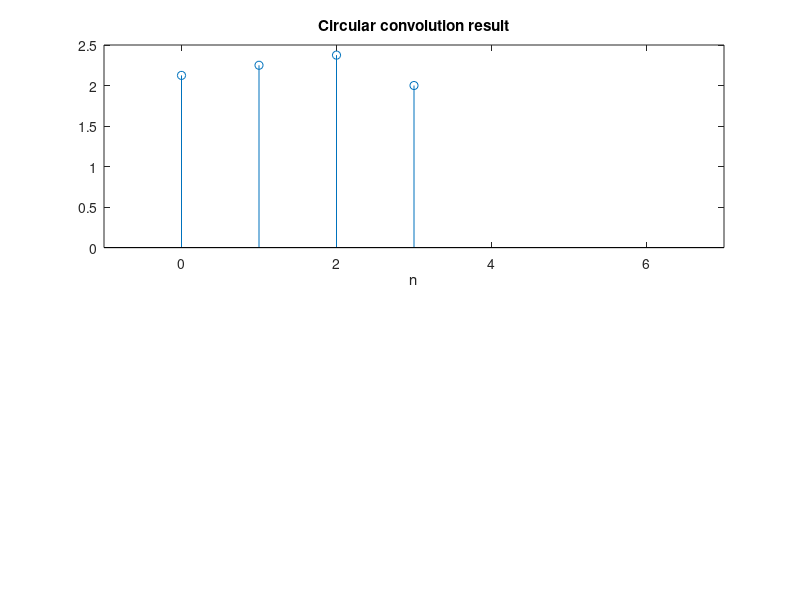

Reproduce this figure in MATLAB. (Note: this script raises an error after producing the figure.)
clear all;
close all;

%a See slide 93

%b 
x = [1,1,1,0.5];
nx = 0:3;

h = [1,0.75,0.5,0.25];
nh = 0:3;

yp = cconv(x,h,4);
subplot(2,1,1);
stem(nh,yp);
xlim([-1 7]);
title('Circular convolution result');
xlabel('n');

%c
[ny,y] = convcool(nx,x,nh,h);
subplot(2,1,2);
stem(ny,y);
xlim([-1,7]);
title('Linear convolution result');
xlabel('n');